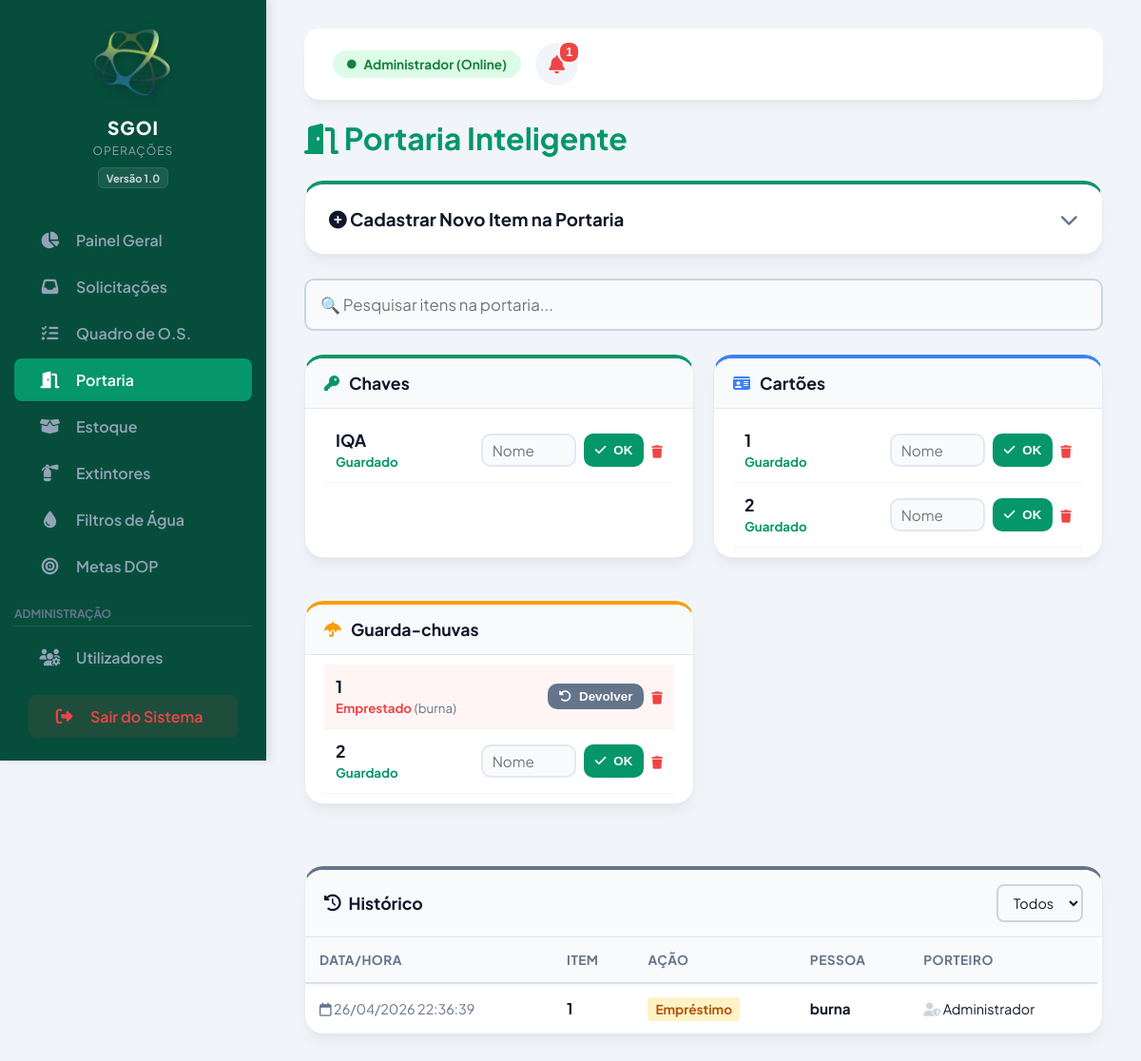
The page /src/ativos.php (signed in) on the database its author committed.
### tables this page shows
CREATE TABLE ativos (
        id INTEGER PRIMARY KEY AUTOINCREMENT,
        identificador TEXT NOT NULL,
        categoria TEXT,
        responsavel TEXT,
        status TEXT DEFAULT 'Emprestado'
    );

CREATE TABLE historico_ativos (
        id INTEGER PRIMARY KEY AUTOINCREMENT,
        identificador TEXT NOT NULL,
        acao TEXT NOT NULL,
        responsavel TEXT NOT NULL,
        usuario TEXT NOT NULL,
        data_hora TEXT NOT NULL
    );

### src/ativos.php (the view, shortened to what this page needs)
<?php
require_once '../config/database.php';
$sql = "SELECT * FROM ativos WHERE categoria = ? ORDER BY CASE WHEN status = 'Emprestado' THEN 0 ELSE 1 END, identificador ASC";
$chaves = $pdo->prepare($sql);
$chaves->execute(['Chave']);
$chaves = $chaves->fetchAll();
$cartoes = $pdo->prepare($sql);
$cartoes->execute(['Cartão']);
$cartoes = $cartoes->fetchAll();
$guardas = $pdo->prepare($sql);
$guardas->execute(['Guarda-chuva']);
$guardas = $guardas->fetchAll();
$filtro_hist = $_GET['filtro_historico'] ?? '';
if (!empty($filtro_hist)) {
    $stmt = $pdo->prepare("SELECT * FROM historico_ativos WHERE identificador = ? ORDER BY id DESC LIMIT 100");
    $stmt->execute([$filtro_hist]);
    $historico = $stmt->fetchAll();
} else {
    $historico = $pdo->query("SELECT * FROM historico_ativos ORDER BY id DESC LIMIT 50")->fetchAll();
}
$notificacoes = [];
if (date('H:i') >= '16:30' && $pdo->query("SELECT COUNT(*) FROM ativos WHERE status = 'Emprestado'")->fetchColumn() > 0) {
    $notificacoes[] = ['cor' => '#ef4444', 'bg' => '#fee2e2', 'icone' => 'fa-clock-rotate-left', 'titulo' => 'Devolução Pendente', 'texto' => 'Atenção: Existem itens não devolvidos.'];
}
$tem_notificacao = count($notificacoes) > 0;
function renderizarAtivos($itens) {
    foreach($itens as $i) {
        $isB = ($i['status'] == 'Emprestado');
        $cor = $isB ? 'var(--danger)' : 'var(--primary-green)';
        $bgRow = $isB ? '#fff5f5' : 'transparent';
        echo "<div class='cartao-ativo' style='display:flex;justify-content:space-between;align-items:center;padding:12px;border-bottom:1px solid #f1f5f9;background-color:$bgRow;'>
                <div>
                    <strong class='nome-ativo' style='font-size:1.1em; color:var(--text-main);'>" . htmlspecialchars($i['identificador']) . "</strong><br>
                    <small style='color:$cor; font-weight:bold;'>{$i['status']}</small> " . ($isB ? "<small style='color:#64748b;'>(" . htmlspecialchars($i['responsavel'] ?? 'Sem Registo') . ")</small>" : "") . "
                </div>
                <div style='display:flex; align-items:center; gap:8px;'>
                    <form method='POST' style='margin:0; display:flex; gap:8px;'>
                        <input type='hidden' name='id' value='{$i['id']}'>
                        <input type='hidden' name='status_atual' value='{$i['status']}'>";
        if(!$isB) {
            echo "<input type='text' name='responsavel' placeholder='Nome' required style='width:100px; padding:6px 10px;'>
                  <button type='submit' name='registrar_movimentacao' class='btn' style='padding:6px 12px;'><i class='fa-solid fa-check'></i> OK</button>";
        } else {
            echo "<button type='submit' name='registrar_movimentacao' class='btn' style='background:#64748b; padding:6px 12px;'><i class='fa-solid fa-rotate-left'></i> Devolver</button>";
        }
        echo "      </form>
                    <form method='POST' style='margin:0;' onsubmit=\"return confirm('Excluir este item?');\">
                        <input type='hidden' name='acao' value='excluir'>
                        <input type='hidden' name='id_excluir' value='{$i['id']}'>
                        <button type='submit' style='background:none; border:none; color:var(--danger); cursor:pointer;'><i class='fa-solid fa-trash'></i></button>
                    </form>
                </div>
              </div>";
    }
}
?>
<!DOCTYPE html>
<html lang="pt-BR">
<head>
    <link rel="stylesheet" href="../public/style.css?v=<?php echo time(); ?>">
    <link rel="stylesheet" href="https://cdnjs.cloudflare.com/ajax/libs/font-awesome/6.4.0/css/all.min.css">
</head>
<body class="layout-app">
    <?php $pagina_atual = 'ativos.php'; include 'menu_nav.php'; ?>
    <main class="content" id="main-content">
        <header class="topbar" style="margin-bottom: 20px;">
            <div class="topbar-right">
                <span class="badge-online">
                    <i class="fa-solid fa-circle" style="font-size: 0.6rem;"></i>
                    <?php echo htmlspecialchars($_SESSION['usuario_nome']); ?> (Online)
                </span>
                <button class="btn-notif <?php echo $tem_notificacao ? 'tem-alerta' : ''; ?>" onclick="abrirNotificacoes()">
                    <i class="fa-solid fa-bell"></i>
                    <?php if($tem_notificacao): ?><span class="badge-notif"><?php echo count($notificacoes); ?></span><?php endif; ?>
                </button>
            </div>
        </header>
        <h1 style="color: var(--primary-green); margin-bottom: 25px;"><i class="fa-solid fa-door-open"></i> Portaria Inteligente</h1>
        <section class="stat-card" style="margin-bottom:25px; border-top:4px solid var(--primary-green);">
            <div style="display: flex; justify-content: space-between; align-items: center; cursor: pointer;" onclick="var f = document.getElementById('form-ativo'); var i = this.querySelector('.seta'); if(f.style.display === 'none') { f.style.display = 'block'; i.classList.replace('fa-chevron-down', 'fa-chevron-up'); } else { f.style.display = 'none'; i.classList.replace('fa-chevron-up', 'fa-chevron-down'); }">
                <h3 style="margin:0; color: var(--text-main);"><i class="fa-solid fa-plus-circle"></i> Cadastrar Novo Item na Portaria</h3>
                <i class="fa-solid fa-chevron-down seta" style="color: var(--text-muted); font-size: 1.2em;"></i>
            </div>
        </section>
        <input type="text" id="buscaAtivos" placeholder="🔍 Pesquisar itens na portaria..." style="width:100%; margin-bottom:25px; padding:15px; border-radius:10px; border:2px solid #cbd5e1; font-size:1.05em; outline:none;" onkeyup="filtrarCards('buscaAtivos', 'cartao-ativo')">
        <div style="display:grid; grid-template-columns: repeat(auto-fit, minmax(300px, 1fr)); gap:20px; margin-bottom: 40px;">
            <div class="stat-card" style="padding:0; overflow:hidden; display:flex; flex-direction:column; border-top: 4px solid var(--primary-green);">
                <div style="padding:15px 20px; border-bottom:1px solid #e2e8f0; background:#f8fafc; display:flex; align-items:center; gap:10px;">
                    <i class="fa-solid fa-key" style="color:var(--primary-green);"></i><h3 style="margin:0; font-size:1.1em;">Chaves</h3>
                </div>
                <div class="scroll-box" style="padding:10px 20px; max-height:500px;"><?php renderizarAtivos($chaves); ?></div>
            </div>
            <div class="stat-card" style="padding:0; overflow:hidden; display:flex; flex-direction:column; border-top: 4px solid #3b82f6;">
                <div style="padding:15px 20px; border-bottom:1px solid #e2e8f0; background:#f8fafc; display:flex; align-items:center; gap:10px;">
                    <i class="fa-solid fa-id-card" style="color:#3b82f6;"></i><h3 style="margin:0; font-size:1.1em;">Cartões</h3>
                </div>
                <div class="scroll-box" style="padding:10px 20px; max-height:500px;"><?php renderizarAtivos($cartoes); ?></div>
            </div>
            <div class="stat-card" style="padding:0; overflow:hidden; display:flex; flex-direction:column; border-top: 4px solid var(--warning);">
                <div style="padding:15px 20px; border-bottom:1px solid #e2e8f0; background:#f8fafc; display:flex; align-items:center; gap:10px;">
                    <i class="fa-solid fa-umbrella" style="color:var(--warning);"></i><h3 style="margin:0; font-size:1.1em;">Guarda-chuvas</h3>
                </div>
                <div class="scroll-box" style="padding:10px 20px; max-height:500px;"><?php renderizarAtivos($guardas); ?></div>
            </div>
        </div>
        <div class="stat-card" style="border-top: 4px solid #64748b; padding: 0; overflow: hidden;">
            <div style="padding: 15px 20px; border-bottom: 1px solid #e2e8f0; background: #f8fafc; display:flex; justify-content:space-between; align-items:center; flex-wrap:wrap; gap:15px;">
                <h3 style="margin: 0; font-size:1.1em; display:flex; align-items:center; gap:8px;"><i class="fa-solid fa-clock-rotate-left"></i> Histórico</h3>
                <form method="GET" style="margin:0;">
                    <select name="filtro_historico" style="padding: 8px 12px; font-size: 0.9em; border-radius: 8px; border: 2px solid #cbd5e1; outline: none;" onchange="this.form.submit()">
                        <option value="">Todos</option>
                    </select>
                </form>
            </div>
            <div class="scroll-box" style="max-height:400px;">
                <table style="width:100%; border-collapse:collapse;">
                    <thead style="position: sticky; top: 0; background: white; z-index: 10; box-shadow: 0 2px 4px rgba(0,0,0,0.05);">
                        <tr><th style="padding:15px; text-align:left;">Data/Hora</th><th style="padding:15px; text-align:left;">Item</th><th style="padding:15px; text-align:left;">Ação</th><th style="padding:15px; text-align:left;">Pessoa</th><th style="padding:15px; text-align:left;">Porteiro</th></tr>
                    </thead>
                    <tbody>
                        <?php if(empty($historico)): ?>
                            <tr><td colspan="5" style="text-align:center; padding:20px;">Nenhuma movimentação.</td></tr>
                        <?php else: foreach($historico as $h):
                            $bc = ($h['acao'] == 'Empréstimo') ? '#b45309' : '#15803d';
                            $bg_c = ($h['acao'] == 'Empréstimo') ? '#fef3c7' : '#dcfce7';
                        ?>
                            <tr>
                                <td style="padding:15px; border-bottom:1px solid #f1f5f9; font-size:0.9em; color:var(--text-muted);"><i class="fa-regular fa-calendar"></i> <?php echo $h['data_hora']; ?></td>
                                <td style="padding:15px; border-bottom:1px solid #f1f5f9;"><strong><?php echo htmlspecialchars($h['identificador']); ?></strong></td>
                                <td style="padding:15px; border-bottom:1px solid #f1f5f9;"><span style="background:<?php echo $bg_c; ?>; color:<?php echo $bc; ?>; padding:4px 8px; border-radius:4px; font-size:0.85em; font-weight:bold;"><?php echo $h['acao']; ?></span></td>
                                <td style="padding:15px; border-bottom:1px solid #f1f5f9; font-size:0.95em;"><strong><?php echo htmlspecialchars($h['responsavel'] ?? 'Sem Registo'); ?></strong></td>
                                <td style="padding:15px; border-bottom:1px solid #f1f5f9; font-size:0.9em;"><i class="fa-solid fa-user-shield" style="color:#cbd5e1;"></i> <?php echo htmlspecialchars($h['usuario']); ?></td>
                            </tr>
                        <?php endforeach; endif; ?>
                    </tbody>
                </table>
            </div>
        </div>
    </main>
</body>
</html>

### rows shown on the page
ativos: identificador "IQA", status "Guardado"
ativos: identificador "1", status "Guardado"
ativos: identificador "2", status "Guardado"
ativos: identificador "1", status "Emprestado", responsavel "burna", shows "Devolver"
ativos: identificador "2", status "Guardado"
historico_ativos: data_hora "26/04/2026 22:36:39", identificador "1", acao "Empréstimo", responsavel "burna", usuario "Administrador"

### other values the page prints
$_SESSION['usuario_nome'] "Administrador"
count($notificacoes) "1"
